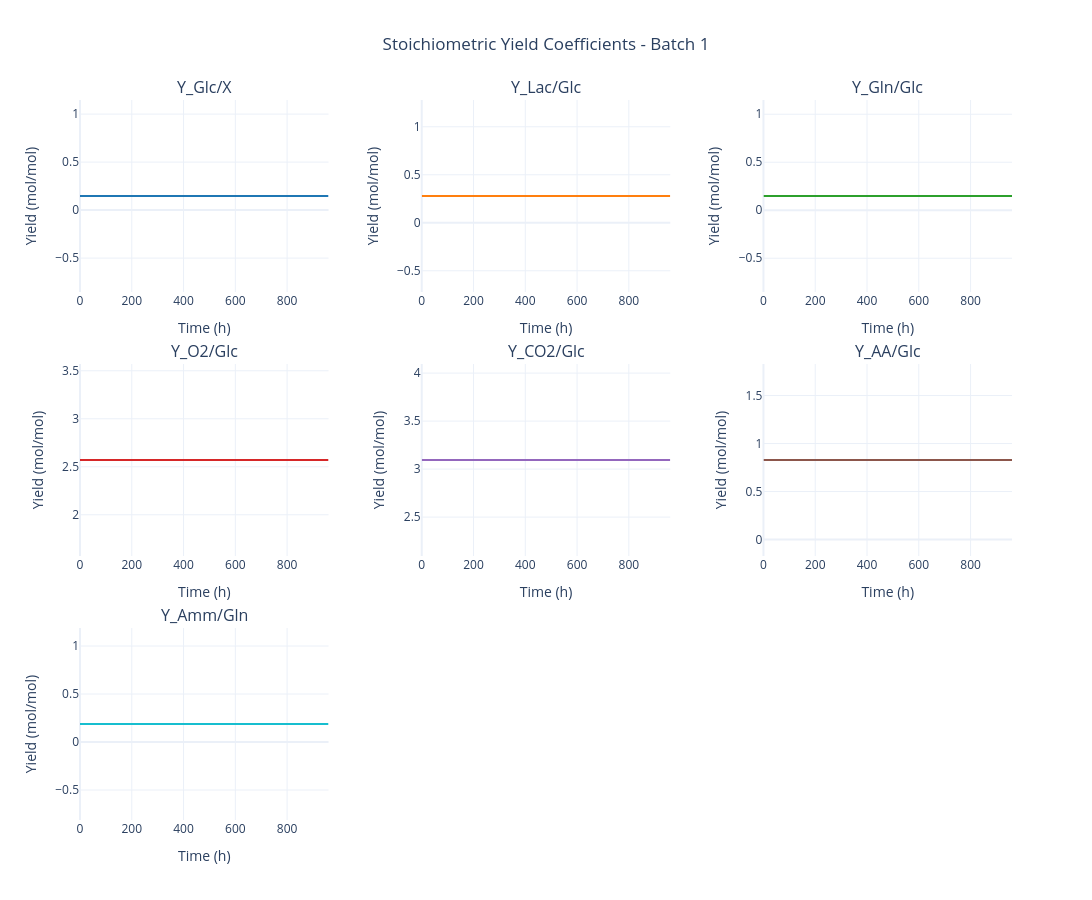

Notebook code for this chart:
### Code cell
baseline_sim.data.plot_stoichiometric_yields()

### Figure 1 — Plotly figure (JSON) as saved in the notebook; plotly's stock layout.template omitted (floating-point values rounded to 4 significant figures; data arrays with more than 128 entries replaced by an {"elided": "..."} marker saying what was removed)
{"data": [{"line": {"color": "#1F77B4", "width": 2}, "mode": "lines", "name": "Y_Glc/X", "type": "scatter", "x": {"elided": "1162 float values"}, "xaxis": "x", "y": {"elided": "1162 float values"}, "yaxis": "y"}, {"line": {"color": "#FF7F0E", "width": 2}, "mode": "lines", "name": "Y_Lac/Glc", "type": "scatter", "x": {"elided": "1162 float values"}, "xaxis": "x2", "y": {"elided": "1162 float values"}, "yaxis": "y2"}, {"line": {"color": "#2CA02C", "width": 2}, "mode": "lines", "name": "Y_Gln/Glc", "type": "scatter", "x": {"elided": "1162 float values"}, "xaxis": "x3", "y": {"elided": "1162 float values"}, "yaxis": "y3"}, {"line": {"color": "#D62728", "width": 2}, "mode": "lines", "name": "Y_O2/Glc", "type": "scatter", "x": {"elided": "1162 float values"}, "xaxis": "x4", "y": {"elided": "1162 float values"}, "yaxis": "y4"}, {"line": {"color": "#9467BD", "width": 2}, "mode": "lines", "name": "Y_CO2/Glc", "type": "scatter", "x": {"elided": "1162 float values"}, "xaxis": "x5", "y": {"elided": "1162 float values"}, "yaxis": "y5"}, {"line": {"color": "#8C564B", "width": 2}, "mode": "lines", "name": "Y_AA/Glc", "type": "scatter", "x": {"elided": "1162 float values"}, "xaxis": "x6", "y": {"elided": "1162 float values"}, "yaxis": "y6"}, {"line": {"color": "#17BECF", "width": 2}, "mode": "lines", "name": "Y_Amm/Gln", "type": "scatter", "x": {"elided": "1162 float values"}, "xaxis": "x7", "y": {"elided": "1162 float values"}, "yaxis": "y7"}], "layout": {"annotations": [{"font": {"size": 16}, "showarrow": false, "text": "Y_Glc/X", "x": 0.1333, "xanchor": "center", "xref": "paper", "y": 1, "yanchor": "bottom", "yref": "paper"}, {"font": {"size": 16}, "showarrow": false, "text": "Y_Lac/Glc", "x": 0.5, "xanchor": "center", "xref": "paper", "y": 1, "yanchor": "bottom", "yref": "paper"}, {"font": {"size": 16}, "showarrow": false, "text": "Y_Gln/Glc", "x": 0.8667, "xanchor": "center", "xref": "paper", "y": 1, "yanchor": "bottom", "yref": "paper"}, {"font": {"size": 16}, "showarrow": false, "text": "Y_O2/Glc", "x": 0.1333, "xanchor": "center", "xref": "paper", "y": 0.6333, "yanchor": "bottom", "yref": "paper"}, {"font": {"size": 16}, "showarrow": false, "text": "Y_CO2/Glc", "x": 0.5, "xanchor": "center", "xref": "paper", "y": 0.6333, "yanchor": "bottom", "yref": "paper"}, {"font": {"size": 16}, "showarrow": false, "text": "Y_AA/Glc", "x": 0.8667, "xanchor": "center", "xref": "paper", "y": 0.6333, "yanchor": "bottom", "yref": "paper"}, {"font": {"size": 16}, "showarrow": false, "text": "Y_Amm/Gln", "x": 0.1333, "xanchor": "center", "xref": "paper", "y": 0.2667, "yanchor": "bottom", "yref": "paper"}], "height": 900, "hovermode": "x unified", "showlegend": false, "title": {"text": "Stoichiometric Yield Coefficients - Batch 1", "x": 0.5}, "width": 1300, "xaxis": {"anchor": "y", "domain": [0, 0.2667], "title": {"text": "Time (h)"}}, "xaxis2": {"anchor": "y2", "domain": [0.3667, 0.6333], "title": {"text": "Time (h)"}}, "xaxis3": {"anchor": "y3", "domain": [0.7333, 1], "title": {"text": "Time (h)"}}, "xaxis4": {"anchor": "y4", "domain": [0, 0.2667], "title": {"text": "Time (h)"}}, "xaxis5": {"anchor": "y5", "domain": [0.3667, 0.6333], "title": {"text": "Time (h)"}}, "xaxis6": {"anchor": "y6", "domain": [0.7333, 1], "title": {"text": "Time (h)"}}, "xaxis7": {"anchor": "y7", "domain": [0, 0.2667], "title": {"text": "Time (h)"}}, "xaxis8": {"anchor": "y8", "domain": [0.3667, 0.6333]}, "xaxis9": {"anchor": "y9", "domain": [0.7333, 1]}, "yaxis": {"anchor": "x", "domain": [0.7333, 1], "title": {"text": "Yield (mol/mol)"}}, "yaxis2": {"anchor": "x2", "domain": [0.7333, 1], "title": {"text": "Yield (mol/mol)"}}, "yaxis3": {"anchor": "x3", "domain": [0.7333, 1], "title": {"text": "Yield (mol/mol)"}}, "yaxis4": {"anchor": "x4", "domain": [0.3667, 0.6333], "title": {"text": "Yield (mol/mol)"}}, "yaxis5": {"anchor": "x5", "domain": [0.3667, 0.6333], "title": {"text": "Yield (mol/mol)"}}, "yaxis6": {"anchor": "x6", "domain": [0.3667, 0.6333], "title": {"text": "Yield (mol/mol)"}}, "yaxis7": {"anchor": "x7", "domain": [0, 0.2667], "title": {"text": "Yield (mol/mol)"}}, "yaxis8": {"anchor": "x8", "domain": [0, 0.2667]}, "yaxis9": {"anchor": "x9", "domain": [0, 0.2667]}}}
